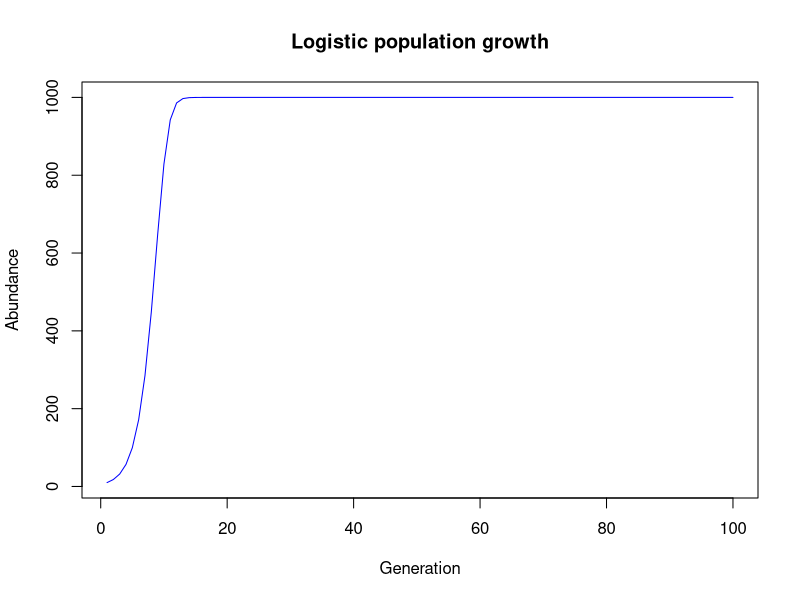

Write R code to recreate this figure.
## ---- chunk 1
knitr::opts_chunk$set(echo = TRUE)
## ---- chunk 2
setwd("/Users/kellycarscadden/Documents/EBIOcourses/CompBioLabsAndHomework/Lab08/")
## ---- chunk 3
#Create function with default values
logGrowthFunc <- function(start = 10, timeSteps = 100, r = 0.8, K = 1000) {
  
  n <- c(start, rep(NA, timeSteps-1)) #pre-allocate, and load in starting population size
  
  for(t in 2:timeSteps) {
    n[t] <- n[t-1] + (r * n[t-1] * (K - n[t-1]) / K) #Calculate logistic growth
  }#end for loop
  
  #create data frame with time and abund
  abundDat <- data.frame("generations" = 1:timeSteps, "abundance" = n)

  #plot the data
  plot(abundDat$generations, abundDat$abundance, type = "l", col = "blue",
       xlab = "Generation", ylab = "Abundance", main = "Logistic population growth")
  
  #create a source-able file of the parameter values used 
  sink("Parameters.R")
  cat(paste("#Parameters used in discrete-time logistic growth model model run on ",
            date(),"\n"))
  cat("#Initial abundance \n")
  cat(paste("start <- ", start, "\n", sep=""))
  
  cat("#Total generations \n")
  cat(paste("timeSteps <- ", timeSteps, "\n", sep=""))
  
  cat("#Intrinsic population growth rate \n")
  cat(paste("r <- ", r, "\n", sep=""))
  
  cat("#Carrying capacity \n")
  cat(paste("K <- ", K, "\n", sep=""))
  sink()
  
  #output the data and exit the function
  return(abundDat) 
  
}#end function

#Call the function, save abundance data, and produce a plot
logGrowthResults <- logGrowthFunc()
